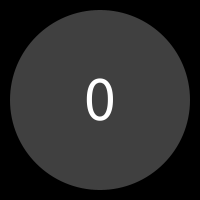
Frame 1 (no input)
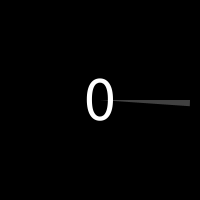
Frame 60 (the mouse pressed at the canvas centre just before this capture)
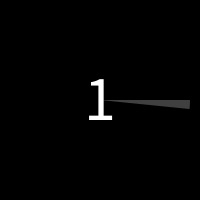
Frame 120 (the mouse held since frame 60 and released just before this capture)

The Processing sketch that drew these frames (run headless with seeded random() and noise(); from frame 60 on, the mouse is pressed at the canvas centre):

// Processing sketch: contador_seg
// ── contador_seg.pde
int time, points;

void setup(){
  size(200,200);
  textAlign(CENTER);
  textSize(64);
  points = 0;
  time = millis() + 1000;
}

void draw(){
  background(0);
  fill(64);
  noStroke();
  arc( 100, 100, 180, 180, 0, map(time-millis(),0,1000,0,TWO_PI));
  fill(255);
  text( points, 100, 120);
  if( millis() > time ){
    points++;
    time = millis() + 1000;
  }
}
